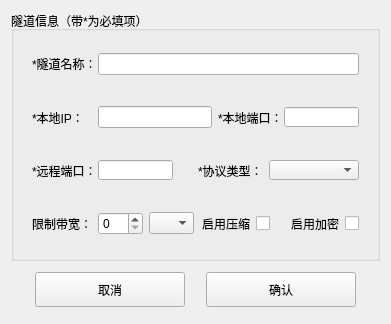
<?xml version="1.0" encoding="UTF-8"?>
<ui version="4.0">
 <class>set_portal_dialog</class>
 <widget class="QWidget" name="set_portal_dialog">
  <property name="geometry">
   <rect>
    <x>0</x>
    <y>0</y>
    <width>391</width>
    <height>324</height>
   </rect>
  </property>
  <property name="minimumSize">
   <size>
    <width>391</width>
    <height>324</height>
   </size>
  </property>
  <property name="maximumSize">
   <size>
    <width>391</width>
    <height>324</height>
   </size>
  </property>
  <property name="windowTitle">
   <string>隧道信息录入</string>
  </property>
  <layout class="QGridLayout" name="gridLayout_2">
   <item row="1" column="0">
    <widget class="QWidget" name="widget" native="true">
     <property name="minimumSize">
      <size>
       <width>0</width>
       <height>50</height>
      </size>
     </property>
     <property name="maximumSize">
      <size>
       <width>16777215</width>
       <height>50</height>
      </size>
     </property>
     <layout class="QGridLayout" name="gridLayout">
      <item row="0" column="0">
       <widget class="QPushButton" name="input_portal_cancel">
        <property name="minimumSize">
         <size>
          <width>150</width>
          <height>35</height>
         </size>
        </property>
        <property name="maximumSize">
         <size>
          <width>150</width>
          <height>35</height>
         </size>
        </property>
        <property name="text">
         <string>取消</string>
        </property>
       </widget>
      </item>
      <item row="0" column="1">
       <widget class="QPushButton" name="input_portal_comfirm">
        <property name="minimumSize">
         <size>
          <width>150</width>
          <height>35</height>
         </size>
        </property>
        <property name="maximumSize">
         <size>
          <width>150</width>
          <height>35</height>
         </size>
        </property>
        <property name="text">
         <string>确认</string>
        </property>
       </widget>
      </item>
     </layout>
    </widget>
   </item>
   <item row="0" column="0">
    <widget class="QGroupBox" name="groupBox">
     <property name="minimumSize">
      <size>
       <width>0</width>
       <height>250</height>
      </size>
     </property>
     <property name="maximumSize">
      <size>
       <width>16777215</width>
       <height>250</height>
      </size>
     </property>
     <property name="title">
      <string>隧道信息（带*为必填项）</string>
     </property>
     <layout class="QVBoxLayout" name="verticalLayout">
      <item>
       <widget class="QWidget" name="widget_2" native="true">
        <property name="minimumSize">
         <size>
          <width>0</width>
          <height>45</height>
         </size>
        </property>
        <property name="maximumSize">
         <size>
          <width>16777215</width>
          <height>45</height>
         </size>
        </property>
        <layout class="QGridLayout" name="gridLayout_3">
         <item row="0" column="0">
          <widget class="QLabel" name="label">
           <property name="minimumSize">
            <size>
             <width>60</width>
             <height>0</height>
            </size>
           </property>
           <property name="maximumSize">
            <size>
             <width>60</width>
             <height>16777215</height>
            </size>
           </property>
           <property name="text">
            <string>*隧道名称：</string>
           </property>
          </widget>
         </item>
         <item row="0" column="1">
          <widget class="QLineEdit" name="input_portal_name">
           <property name="minimumSize">
            <size>
             <width>0</width>
             <height>0</height>
            </size>
           </property>
           <property name="maximumSize">
            <size>
             <width>16777215</width>
             <height>16777215</height>
            </size>
           </property>
           <property name="text">
            <string/>
           </property>
          </widget>
         </item>
        </layout>
       </widget>
      </item>
      <item>
       <widget class="QWidget" name="widget_3" native="true">
        <property name="minimumSize">
         <size>
          <width>0</width>
          <height>45</height>
         </size>
        </property>
        <property name="maximumSize">
         <size>
          <width>16777215</width>
          <height>45</height>
         </size>
        </property>
        <layout class="QHBoxLayout" name="horizontalLayout_3">
         <item>
          <widget class="QLabel" name="label_2">
           <property name="minimumSize">
            <size>
             <width>60</width>
             <height>0</height>
            </size>
           </property>
           <property name="maximumSize">
            <size>
             <width>60</width>
             <height>16777215</height>
            </size>
           </property>
           <property name="text">
            <string>*本地IP：</string>
           </property>
          </widget>
         </item>
         <item>
          <widget class="QLineEdit" name="input_portal_local_ip">
           <property name="minimumSize">
            <size>
             <width>0</width>
             <height>0</height>
            </size>
           </property>
           <property name="maximumSize">
            <size>
             <width>16777215</width>
             <height>16777215</height>
            </size>
           </property>
          </widget>
         </item>
         <item>
          <widget class="QLabel" name="label_3">
           <property name="minimumSize">
            <size>
             <width>60</width>
             <height>0</height>
            </size>
           </property>
           <property name="maximumSize">
            <size>
             <width>60</width>
             <height>16777215</height>
            </size>
           </property>
           <property name="text">
            <string>*本地端口：</string>
           </property>
          </widget>
         </item>
         <item>
          <widget class="QLineEdit" name="input_portal_local_port">
           <property name="minimumSize">
            <size>
             <width>75</width>
             <height>20</height>
            </size>
           </property>
           <property name="maximumSize">
            <size>
             <width>75</width>
             <height>20</height>
            </size>
           </property>
          </widget>
         </item>
        </layout>
       </widget>
      </item>
      <item>
       <widget class="QWidget" name="widget_4" native="true">
        <property name="minimumSize">
         <size>
          <width>0</width>
          <height>45</height>
         </size>
        </property>
        <property name="maximumSize">
         <size>
          <width>16777215</width>
          <height>45</height>
         </size>
        </property>
        <layout class="QHBoxLayout" name="horizontalLayout_2">
         <item>
          <widget class="QLabel" name="label_4">
           <property name="minimumSize">
            <size>
             <width>60</width>
             <height>0</height>
            </size>
           </property>
           <property name="maximumSize">
            <size>
             <width>60</width>
             <height>16777215</height>
            </size>
           </property>
           <property name="text">
            <string>*远程端口：</string>
           </property>
          </widget>
         </item>
         <item>
          <widget class="QLineEdit" name="input_portal_server_port">
           <property name="minimumSize">
            <size>
             <width>75</width>
             <height>20</height>
            </size>
           </property>
           <property name="maximumSize">
            <size>
             <width>75</width>
             <height>20</height>
            </size>
           </property>
          </widget>
         </item>
         <item>
          <spacer name="horizontalSpacer_4">
           <property name="orientation">
            <enum>Qt::Horizontal</enum>
           </property>
           <property name="sizeHint" stdset="0">
            <size>
             <width>40</width>
             <height>20</height>
            </size>
           </property>
          </spacer>
         </item>
         <item>
          <widget class="QLabel" name="label_5">
           <property name="text">
            <string>*协议类型：</string>
           </property>
          </widget>
         </item>
         <item>
          <widget class="QComboBox" name="input_portal_type">
           <property name="minimumSize">
            <size>
             <width>90</width>
             <height>20</height>
            </size>
           </property>
           <property name="maximumSize">
            <size>
             <width>90</width>
             <height>20</height>
            </size>
           </property>
          </widget>
         </item>
        </layout>
       </widget>
      </item>
      <item>
       <widget class="QWidget" name="widget_7" native="true">
        <property name="minimumSize">
         <size>
          <width>0</width>
          <height>45</height>
         </size>
        </property>
        <property name="maximumSize">
         <size>
          <width>16777215</width>
          <height>45</height>
         </size>
        </property>
        <layout class="QHBoxLayout" name="horizontalLayout">
         <item>
          <widget class="QLabel" name="label_6">
           <property name="text">
            <string>限制带宽：</string>
           </property>
          </widget>
         </item>
         <item>
          <widget class="QSpinBox" name="input_portal_bandwidth">
           <property name="minimumSize">
            <size>
             <width>45</width>
             <height>0</height>
            </size>
           </property>
          </widget>
         </item>
         <item>
          <widget class="QComboBox" name="input_portal_bandwidth_type">
           <property name="maximumSize">
            <size>
             <width>45</width>
             <height>16777215</height>
            </size>
           </property>
          </widget>
         </item>
         <item>
          <spacer name="horizontalSpacer">
           <property name="orientation">
            <enum>Qt::Horizontal</enum>
           </property>
           <property name="sizeHint" stdset="0">
            <size>
             <width>40</width>
             <height>20</height>
            </size>
           </property>
          </spacer>
         </item>
         <item>
          <widget class="QLabel" name="label_7">
           <property name="text">
            <string>启用压缩</string>
           </property>
          </widget>
         </item>
         <item>
          <widget class="QCheckBox" name="input_portal_encryption">
           <property name="text">
            <string/>
           </property>
          </widget>
         </item>
         <item>
          <spacer name="horizontalSpacer_2">
           <property name="orientation">
            <enum>Qt::Horizontal</enum>
           </property>
           <property name="sizeType">
            <enum>QSizePolicy::Fixed</enum>
           </property>
           <property name="sizeHint" stdset="0">
            <size>
             <width>15</width>
             <height>20</height>
            </size>
           </property>
          </spacer>
         </item>
         <item>
          <widget class="QLabel" name="label_8">
           <property name="text">
            <string>启用加密</string>
           </property>
          </widget>
         </item>
         <item>
          <widget class="QCheckBox" name="input_portal_compression">
           <property name="text">
            <string/>
           </property>
          </widget>
         </item>
        </layout>
       </widget>
      </item>
     </layout>
    </widget>
   </item>
  </layout>
 </widget>
 <resources/>
 <connections/>
</ui>
